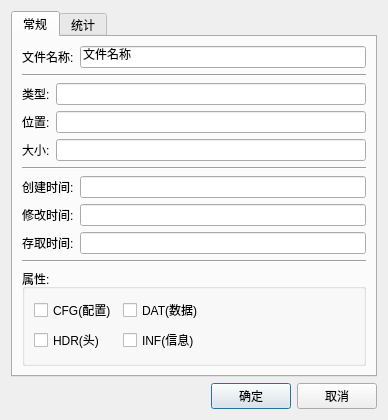
<?xml version="1.0" encoding="UTF-8"?>
<ui version="4.0">
 <class>QFileProperty</class>
 <widget class="QDialog" name="QFileProperty">
  <property name="geometry">
   <rect>
    <x>0</x>
    <y>0</y>
    <width>388</width>
    <height>402</height>
   </rect>
  </property>
  <property name="windowTitle">
   <string>文件属性</string>
  </property>
  <layout class="QGridLayout" name="gridLayout">
   <item row="0" column="0">
    <widget class="QTabWidget" name="tabWidget">
     <property name="currentIndex">
      <number>0</number>
     </property>
     <widget class="QWidget" name="tab">
      <attribute name="title">
       <string>常规</string>
      </attribute>
      <layout class="QVBoxLayout" name="verticalLayout">
       <item>
        <layout class="QHBoxLayout" name="horizontalLayout">
         <item>
          <widget class="QLabel" name="pixmapLabel1">
           <property name="text">
            <string>文件名称:</string>
           </property>
          </widget>
         </item>
         <item>
          <widget class="QLineEdit" name="m_edtFileName">
           <property name="text">
            <string>文件名称</string>
           </property>
           <property name="readOnly">
            <bool>true</bool>
           </property>
          </widget>
         </item>
        </layout>
       </item>
       <item>
        <widget class="Line" name="line">
         <property name="orientation">
          <enum>Qt::Horizontal</enum>
         </property>
        </widget>
       </item>
       <item>
        <layout class="QHBoxLayout" name="horizontalLayout_2">
         <item>
          <widget class="QLabel" name="label">
           <property name="text">
            <string>类型:</string>
           </property>
          </widget>
         </item>
         <item>
          <widget class="QLineEdit" name="m_edtFileType">
           <property name="readOnly">
            <bool>true</bool>
           </property>
          </widget>
         </item>
        </layout>
       </item>
       <item>
        <layout class="QHBoxLayout" name="horizontalLayout_3">
         <item>
          <widget class="QLabel" name="label_2">
           <property name="text">
            <string>位置:</string>
           </property>
          </widget>
         </item>
         <item>
          <widget class="QLineEdit" name="m_edtFilePath">
           <property name="readOnly">
            <bool>true</bool>
           </property>
          </widget>
         </item>
        </layout>
       </item>
       <item>
        <layout class="QHBoxLayout" name="horizontalLayout_4">
         <item>
          <widget class="QLabel" name="label_3">
           <property name="text">
            <string>大小:</string>
           </property>
          </widget>
         </item>
         <item>
          <widget class="QLineEdit" name="m_edtFileSize">
           <property name="readOnly">
            <bool>true</bool>
           </property>
          </widget>
         </item>
        </layout>
       </item>
       <item>
        <widget class="Line" name="line_2">
         <property name="orientation">
          <enum>Qt::Horizontal</enum>
         </property>
        </widget>
       </item>
       <item>
        <layout class="QHBoxLayout" name="horizontalLayout_5">
         <item>
          <widget class="QLabel" name="label_4">
           <property name="text">
            <string>创建时间:</string>
           </property>
          </widget>
         </item>
         <item>
          <widget class="QLineEdit" name="m_edtCreateTime">
           <property name="readOnly">
            <bool>true</bool>
           </property>
          </widget>
         </item>
        </layout>
       </item>
       <item>
        <layout class="QHBoxLayout" name="horizontalLayout_6">
         <item>
          <widget class="QLabel" name="label_5">
           <property name="text">
            <string>修改时间:</string>
           </property>
          </widget>
         </item>
         <item>
          <widget class="QLineEdit" name="m_edtModifyTime">
           <property name="readOnly">
            <bool>true</bool>
           </property>
          </widget>
         </item>
        </layout>
       </item>
       <item>
        <layout class="QHBoxLayout" name="horizontalLayout_7">
         <item>
          <widget class="QLabel" name="label_6">
           <property name="text">
            <string>存取时间:</string>
           </property>
          </widget>
         </item>
         <item>
          <widget class="QLineEdit" name="m_edtReadTime">
           <property name="readOnly">
            <bool>true</bool>
           </property>
          </widget>
         </item>
        </layout>
       </item>
       <item>
        <widget class="Line" name="line_3">
         <property name="orientation">
          <enum>Qt::Horizontal</enum>
         </property>
        </widget>
       </item>
       <item>
        <widget class="QGroupBox" name="groupBox">
         <property name="title">
          <string>属性:</string>
         </property>
         <layout class="QFormLayout" name="formLayout">
          <item row="0" column="0">
           <widget class="QCheckBox" name="m_chkCfgfile">
            <property name="text">
             <string>CFG(配置)</string>
            </property>
           </widget>
          </item>
          <item row="0" column="1">
           <widget class="QCheckBox" name="m_chkDatfile">
            <property name="text">
             <string>DAT(数据)</string>
            </property>
           </widget>
          </item>
          <item row="1" column="0">
           <widget class="QCheckBox" name="m_chkHdrfile">
            <property name="text">
             <string>HDR(头)</string>
            </property>
           </widget>
          </item>
          <item row="1" column="1">
           <widget class="QCheckBox" name="m_chkInffile">
            <property name="text">
             <string>INF(信息)</string>
            </property>
           </widget>
          </item>
         </layout>
        </widget>
       </item>
      </layout>
     </widget>
     <widget class="QWidget" name="tab_2">
      <attribute name="title">
       <string>统计</string>
      </attribute>
      <layout class="QGridLayout" name="gridLayout_3">
       <item row="0" column="0">
        <widget class="QGroupBox" name="groupBox_2">
         <property name="title">
          <string>统计信息(S):</string>
         </property>
         <layout class="QGridLayout" name="gridLayout_2">
          <item row="0" column="0">
           <widget class="QTableWidget" name="m_lvConfig">
            <column>
             <property name="text">
              <string>统计名称</string>
             </property>
            </column>
            <column>
             <property name="text">
              <string>值</string>
             </property>
            </column>
           </widget>
          </item>
         </layout>
        </widget>
       </item>
      </layout>
     </widget>
    </widget>
   </item>
   <item row="1" column="0">
    <layout class="QHBoxLayout" name="horizontalLayout_8">
     <item>
      <spacer name="horizontalSpacer">
       <property name="orientation">
        <enum>Qt::Horizontal</enum>
       </property>
       <property name="sizeHint" stdset="0">
        <size>
         <width>40</width>
         <height>20</height>
        </size>
       </property>
      </spacer>
     </item>
     <item>
      <widget class="QPushButton" name="m_btnOk">
       <property name="text">
        <string>确定</string>
       </property>
      </widget>
     </item>
     <item>
      <widget class="QPushButton" name="m_btnCancel">
       <property name="text">
        <string>取消</string>
       </property>
      </widget>
     </item>
    </layout>
   </item>
  </layout>
 </widget>
 <resources/>
 <connections/>
</ui>
